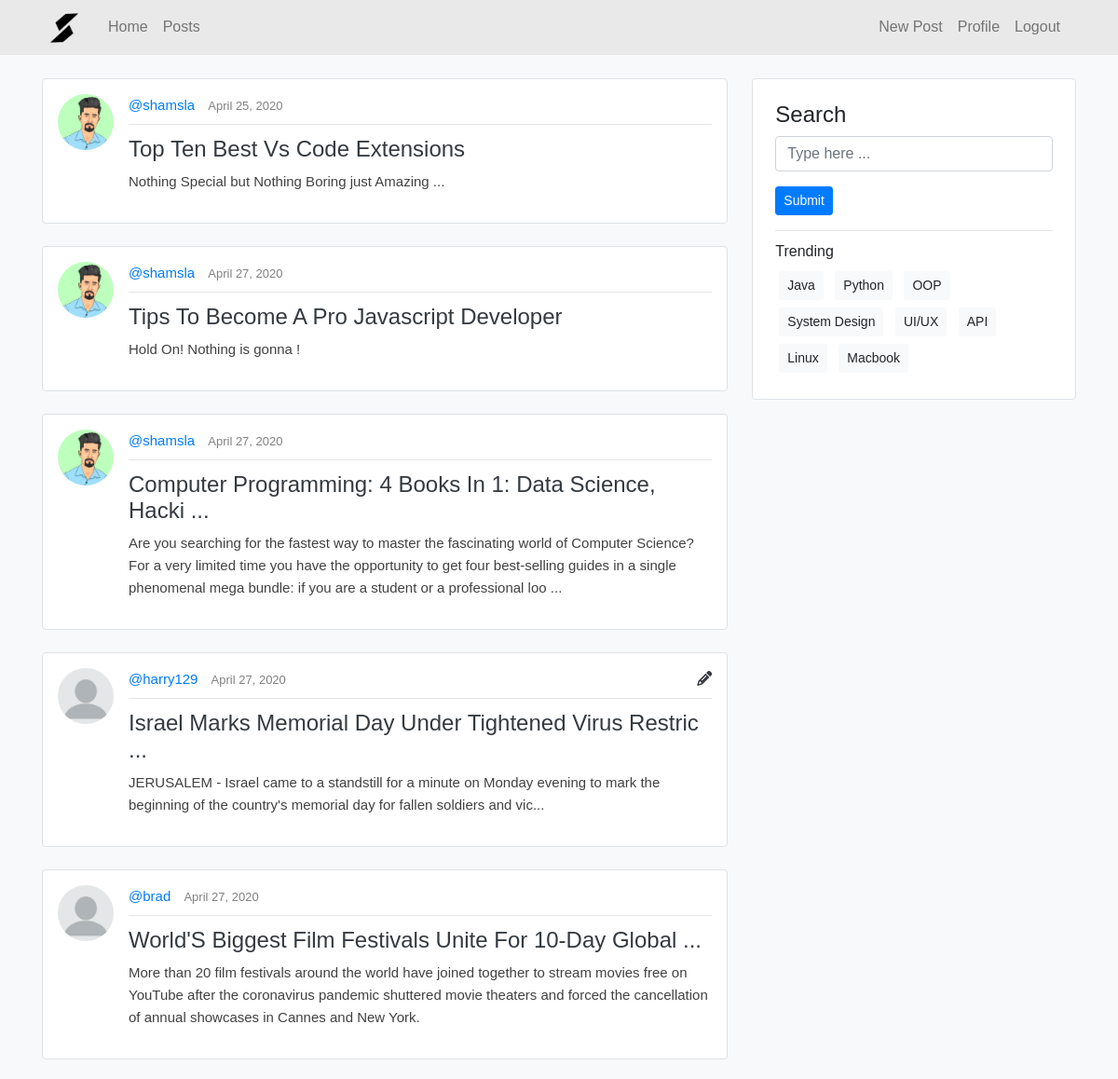
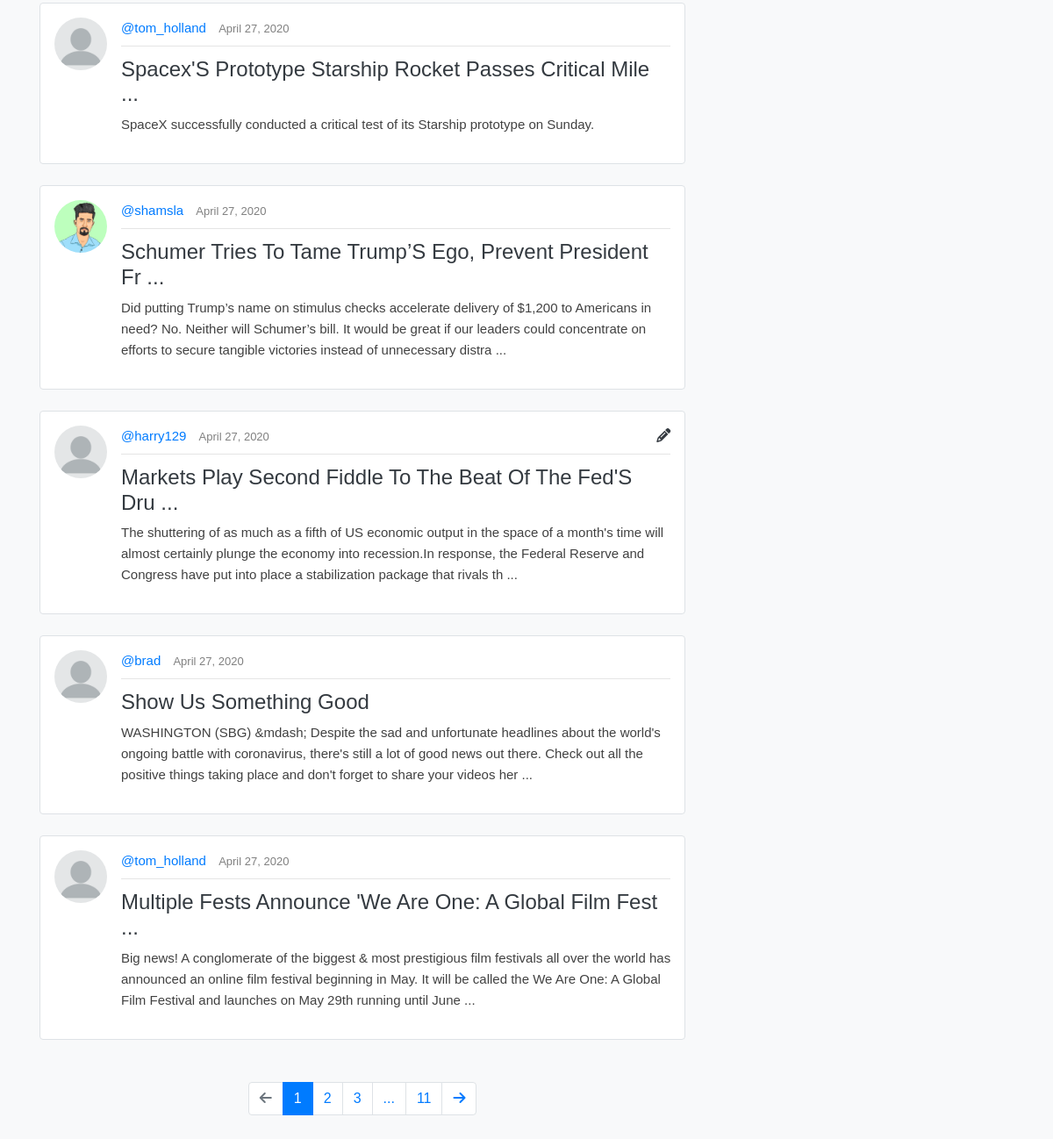
The app's page / (signed in) with its own data (2 pictures, top to bottom).
### shamsla/models.py (models this page shows, shortened)
class Post(models.Model):
    title = models.CharField(max_length = 100)
    content = models.TextField()
    date_posted = models.DateTimeField(default=timezone.now)
    author = models.ForeignKey(User, on_delete=models.CASCADE)

### users/models.py (models this page shows, shortened)
class Profile(models.Model):
    user = models.OneToOneField(User, on_delete=models.CASCADE)
    join_date = models.DateTimeField(default=timezone.now)
    image = models.ImageField(default='users/images/default.PNG', upload_to='profile_pics')

### shamsla/views.py (the view)
# urls.py: path('', views.PostListView.as_view(), name="blog-home"),
class PostListView(ListView):
    model = Post
    context_object_name = 'posts'
    template_name = 'shamsla/home.html'
    ordering = ['date_posted']
    paginate_by = 10

### shamsla/templates/shamsla/home.html (shortened to what this page needs)
{% extends 'shamsla/layout/index.html' %}
{% load static %}
{% block styles %}
    <link rel="stylesheet" href="{% static 'shamsla/css/media.e9e2f1dc.css' %}">
    <link rel="stylesheet" href="{% static 'shamsla/css/home.0442dd0a.css' %}">
{% endblock %}
{% block content %}
<br>
<div class="d-flex justify-content-between align-items-start">
  <div class="home-wrapper">
    {% for post in posts %}
      <div class="media border p-3 rounded my-media">
        <a href="{% url 'profile' post.author.username %}"><img width="60" height="60" src="{{post.author.profile.image.url}}" class="rounded-circle align-self-start mr-3" alt="..."></a>
        <div class="media-body">
          <div class="d-flex align-items-center justify-content-between">
            <p class="my-uname"><a href="{% url 'profile' post.author.username %}">@{{post.author}} </a><span class="my-post-date">{{post.date_posted|date:"F j, Y" }}</span></p>
            {% if post.author == user %}
            <a class="edit-icon" href="{% url 'post-update' post.id%}" data-toggle="tooltip" data-placement="top" title="Edit Post"><i class="fas fa-pencil-alt text-dark"></i></a>
          {% endif %}
          </div>
            <hr>
            {% if post.title|length > 55 %}
              <h4 class="mt-0"><a class="text-dark" href="{% url 'post-detail' post.id %}">{{post.title|slice:":55"}} ...</a></h4>
          {% else %}
            <h4 class="mt-0"><a class="text-dark" href="{% url 'post-detail' post.id %}">{{post.title}}</a></h4>
          {% endif %}
          {% if post.content|length > 250 %}
            <p>{{post.content|slice:":250"}} ...</p>
          {% else %}
            <p>{{post.content}}</p>
          {% endif %}
        </div>
      </div>
      <br>
      {% endfor %}
      {% include 'shamsla/layout/pagination_boil.html' %}
    </div>
    <div class="sidebar p-4 border rounded">
      <form action="#" class="form-group">
        <h4>Search</h4>
        <input placeholder="Type here ..." type="text" class="form-control">
        <button type="submit" class="btn btn-sm btn-primary mt-3">Submit</button>
      </form>
      <hr>
      <h6 class="mb-2">Trending</h6>
      <a href="/" class="btn btn-light btn-sm m-1">Java</a>
      <a href="/" class="btn btn-light btn-sm m-1">Python</a>
      <a href="/" class="btn btn-light btn-sm m-1">OOP</a>
      <a href="/" class="btn btn-light btn-sm m-1">System Design</a>
      <a href="/" class="btn btn-light btn-sm m-1">UI/UX</a>
      <a href="/" class="btn btn-light btn-sm m-1">API</a>
      <a href="/" class="btn btn-light btn-sm m-1">Linux</a>
      <a href="/" class="btn btn-light btn-sm m-1">Macbook</a>
    </div>
    </div>
{% endblock %}

### shamsla/static/shamsla/css/media.e9e2f1dc.css (style rules this page uses)
.my-media { background: #ffffff; }
.my-media p { color: rgb(65, 65, 65); font-size: 15px; }
.my-uname { padding: 0; margin: 0; }
.my-post-date { color: grey; font-size: 13px; }
.my-uname a { padding-right: 10px; }
hr { margin: 8px 0px; margin-bottom: 12px; }

### shamsla/static/shamsla/css/home.0442dd0a.css (style rules this page uses)
.home-wrapper { width: 68%; margin-right: 26px; }
.sidebar { width: 32%; background-color: #ffffff }

### shamsla/templates/shamsla/layout/index.html (style rules this page uses)
body { font-family: 'Poppins', sans-serif; background-color: #f8f9fa; }
p { line-height: 1.6; }

### records on screen
Post: author.profile.image (picture), author "shamsla", date_posted "April 25, 2020", title "Top Ten Best Vs Code Extensions", content "Nothing Special but Nothing Boring just Amazing ..."
Post: author.profile.image (picture), author "shamsla", date_posted "April 27, 2020", title "Tips To Become A Pro Javascript Developer", content "Hold On! Nothing is gonna !"
Post: author.profile.image (picture), author "shamsla", date_posted "April 27, 2020", title "Computer Programming: 4 Books In 1: Data Science, Hacki", content "Are you searching for the fastest way to master the fascinating world of Computer Science? For a very limited time you have the opportunity to get four best-selling guides in a single phenomenal mega bundle: if you are a student or a professional loo"
Post: author.profile.image (placeholder picture), author "harry129", date_posted "April 27, 2020", title "Israel Marks Memorial Day Under Tightened Virus Restric", content "JERUSALEM - Israel came to a standstill for a minute on Monday evening to mark the beginning of the country's memorial day for fallen soldiers and vic..."
Post: author.profile.image (placeholder picture), author "brad", date_posted "April 27, 2020", title "World'S Biggest Film Festivals Unite For 10-Day Global", content "More than 20 film festivals around the world have joined together to stream movies free on YouTube after the coronavirus pandemic shuttered movie theaters and forced the cancellation of annual showcases in Cannes and New York."
Post: author.profile.image (placeholder picture), author "tom_holland", date_posted "April 27, 2020", title "Spacex'S Prototype Starship Rocket Passes Critical Mile", content "SpaceX successfully conducted a critical test of its Starship prototype on Sunday."
Post: author.profile.image (picture), author "shamsla", date_posted "April 27, 2020", title "Schumer Tries To Tame Trump’S Ego, Prevent President Fr", content "Did putting Trump’s name on stimulus checks accelerate delivery of $1,200 to Americans in need? No. Neither will Schumer’s bill. It would be great if our leaders could concentrate on efforts to secure tangible victories instead of unnecessary distra"
Post: author.profile.image (placeholder picture), author "harry129", date_posted "April 27, 2020", title "Markets Play Second Fiddle To The Beat Of The Fed'S Dru", content "The shuttering of as much as a fifth of US economic output in the space of a month's time will almost certainly plunge the economy into recession.In response, the Federal Reserve and Congress have put into place a stabilization package that rivals th"
Post: author.profile.image (placeholder picture), author "brad", date_posted "April 27, 2020", title "Show Us Something Good", content "WASHINGTON (SBG) &mdash; Despite the sad and unfortunate headlines about the world's ongoing battle with coronavirus, there's still a lot of good news out there. Check out all the positive things taking place and don't forget to share your videos her"
Post: author.profile.image (placeholder picture), author "tom_holland", date_posted "April 27, 2020", title "Multiple Fests Announce 'We Are One: A Global Film Fest", content "Big news! A conglomerate of the biggest & most prestigious film festivals all over the world has announced an online film festival beginning in May. It will be called the We Are One: A Global Film Festival and launches on May 29th running until June"

### other values on screen
{{ num }} "1"
{{ num }} "2" "3"
{{ page_obj.paginator.num_pages }} "11"
